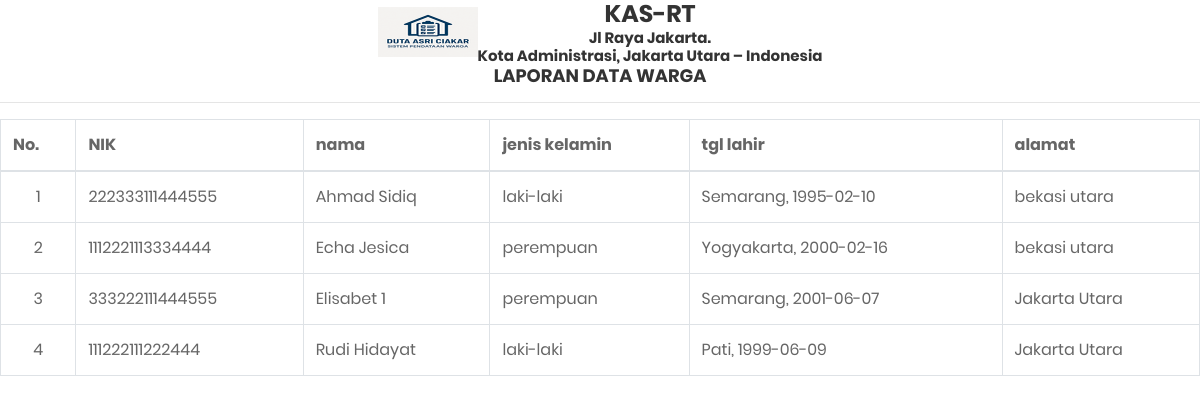
The app's page /index.php/warga/lapWarga with its own data.
### tables this page shows
CREATE TABLE `data_warga` (
  `idWarga` int(11) NOT NULL AUTO_INCREMENT,
  `nik` varchar(50) NOT NULL,
  `nama` varchar(50) NOT NULL,
  `jekel` varchar(20) NOT NULL,
  `tempat_lahir` varchar(20) NOT NULL,
  `tanggal_lahir` date NOT NULL,
  `alamat` text NOT NULL,
  `rt_rw` varchar(7) NOT NULL,
  `status_perkawinan` varchar(20) NOT NULL,
  `nama_pasangan` varchar(100) NOT NULL,
  `nama_anak_1` varchar(100) NOT NULL,
  `nama_anak_2` varchar(100) NOT NULL,
  `nama_anak_3` varchar(100) NOT NULL,
  `nama_anak_4` varchar(100) NOT NULL,
  `nama_anak_5` varchar(100) NOT NULL,
  `berkas` varchar(255) NOT NULL,
  PRIMARY KEY (`idWarga`)
);

### application/controllers/Warga.php (called while the page is built, shortened)
<?php
class Warga extends CI_Controller
{
	public function __construct()
	{
		$this->load->model('M_PembaruanData');
	}
	public function lapWarga()
	{
		$data['judul'] = 'Laporan Data Warga';
		$data['query'] = $this->m_kas->getWarga();
		$data['konten'] = 'lap_warga';
		$this->load->view('laporan/lap_warga', $data);
	}
}

### index.php (called while the page is built, shortened)
<?php
require_once BASEPATH.'core/CodeIgniter.php';

### application/models/M_kas.php (called while the page is built, shortened)
<?php
class M_kas extends CI_Model
{
	public function getWarga($idWarga = '', $filter = [])
	{
		$this->db->from('data_warga');
		$this->db->order_by('nama', 'ASC');
		return $this->db->get()->result();
	}
}

### application/views/laporan/lap_warga.php (the view, shortened to what this page needs)
<!DOCTYPE html>
<html>
<head>
	<link href="<?= base_url(); ?>assets/css/font-face.css" rel="stylesheet" media="all">
	<link href="<?= base_url(); ?>assets/vendor/font-awesome-4.7/css/font-awesome.min.css" rel="stylesheet" media="all">
	<link href="<?= base_url(); ?>assets/vendor/font-awesome-5/css/fontawesome-all.min.css" rel="stylesheet" media="all">
	<link href="<?= base_url(); ?>assets/vendor/mdi-font/css/material-design-iconic-font.min.css" rel="stylesheet" media="all">
	<link href="<?= base_url(); ?>assets/vendor/bootstrap-4.1/bootstrap.min.css" rel="stylesheet" media="all">
	<link href="<?= base_url(); ?>assets/vendor/animsition/animsition.min.css" rel="stylesheet" media="all">
	<link href="<?= base_url(); ?>assets/vendor/bootstrap-progressbar/bootstrap-progressbar-3.3.4.min.css" rel="stylesheet" media="all">
	<link href="<?= base_url(); ?>assets/vendor/wow/animate.css" rel="stylesheet" media="all">
	<link href="<?= base_url(); ?>assets/vendor/css-hamburgers/hamburgers.min.css" rel="stylesheet" media="all">
	<link href="<?= base_url(); ?>assets/vendor/slick/slick.css" rel="stylesheet" media="all">
	<link href="<?= base_url(); ?>assets/vendor/select2/select2.min.css" rel="stylesheet" media="all">
	<link href="<?= base_url(); ?>assets/vendor/perfect-scrollbar/perfect-scrollbar.css" rel="stylesheet" media="all">
	<link href="<?= base_url(); ?>assets/css/theme.css" rel="stylesheet" media="all">
</head>
<body onload="print()">
	<center>
		<table>
			<tr>
				<td>
					<img src="<?= base_url(); ?>assets/icon-home.png" style="width: 100px; height: 50px;">
				</td>
				<td>
					<center>
						<h3>KAS-RT</h3>
						<h5>Jl Raya Jakarta.</h5>
						<h5>Kota Administrasi, Jakarta Utara – Indonesia</h5>
					</center>
				</td>
			</tr>
		</table>
		<h4>LAPORAN DATA WARGA</h4>
	</center>
	<hr>
	<table class="table table-bordered">
		<thead>
			<tr>
				<th align="center">No.</th>
				<th>NIK</th>
				<th>nama</th>
				<th>jenis kelamin</th>
				<th>tgl lahir</th>
				<th>alamat</th>
			</tr>
		</thead>
		<tbody>
			<?php
			$no = 1;
			foreach ($query as $row) {
			?>
				<tr>
					<td align="center"><?= $no++; ?></td>
					<td><?= $row->nik; ?></td>
					<td><?= $row->nama; ?></td>
					<td><?= $row->jekel; ?></td>
					<td><?= $row->tempat_lahir; ?>, <?= $row->tanggal_lahir; ?></td>
					<td><?= $row->alamat; ?></td>
				</tr>
			<?php } ?>
		</tbody>
	</table>
</body>
</html>

### records on screen
data_warga: nik "222333111444555", nama "Ahmad Sidiq", jekel "laki-laki", tempat_lahir "Semarang", tanggal_lahir "1995-02-10", alamat "bekasi utara"
data_warga: nik "1112221113334444", nama "Echa Jesica", jekel "perempuan", tempat_lahir "Yogyakarta", tanggal_lahir "2000-02-16", alamat "bekasi utara"
data_warga: nik "333222111444555", nama "Elisabet 1", jekel "perempuan", tempat_lahir "Semarang", tanggal_lahir "2001-06-07", alamat "Jakarta Utara"
data_warga: nik "111222111222444", nama "Rudi Hidayat", jekel "laki-laki", tempat_lahir "Pati", tanggal_lahir "1999-06-09", alamat "Jakarta Utara"
